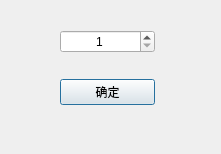
<?xml version="1.0" encoding="UTF-8"?>
<ui version="4.0">
 <class>Dialog</class>
 <widget class="QDialog" name="Dialog">
  <property name="geometry">
   <rect>
    <x>0</x>
    <y>0</y>
    <width>221</width>
    <height>154</height>
   </rect>
  </property>
  <property name="windowTitle">
   <string>Dialog</string>
  </property>
  <widget class="QWidget" name="">
   <property name="geometry">
    <rect>
     <x>60</x>
     <y>30</y>
     <width>95</width>
     <height>75</height>
    </rect>
   </property>
   <layout class="QGridLayout" name="gridLayout_2">
    <item row="0" column="0">
     <widget class="QSpinBox" name="spinBox">
      <property name="alignment">
       <set>Qt::AlignCenter</set>
      </property>
      <property name="minimum">
       <number>1</number>
      </property>
      <property name="maximum">
       <number>100</number>
      </property>
     </widget>
    </item>
    <item row="3" column="0">
     <widget class="QPushButton" name="pushButton">
      <property name="text">
       <string>确定</string>
      </property>
     </widget>
    </item>
    <item row="2" column="0">
     <spacer name="verticalSpacer">
      <property name="orientation">
       <enum>Qt::Vertical</enum>
      </property>
      <property name="sizeHint" stdset="0">
       <size>
        <width>20</width>
        <height>40</height>
       </size>
      </property>
     </spacer>
    </item>
    <item row="1" column="0">
     <spacer name="verticalSpacer_2">
      <property name="orientation">
       <enum>Qt::Vertical</enum>
      </property>
      <property name="sizeHint" stdset="0">
       <size>
        <width>20</width>
        <height>40</height>
       </size>
      </property>
     </spacer>
    </item>
   </layout>
  </widget>
 </widget>
 <resources/>
 <connections/>
</ui>
